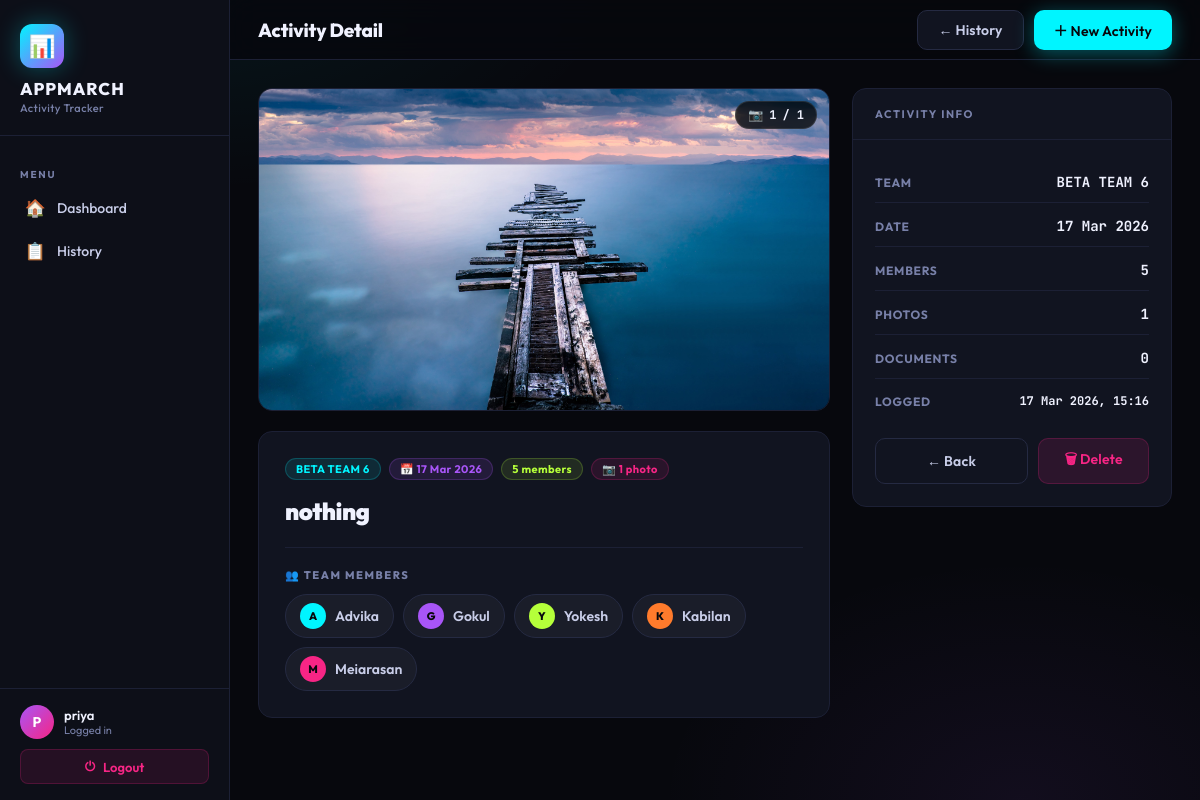
Screenshot of /activity/3/ (signed in) with the database file from the repository.
### app/models.py (models this page shows, shortened)
class ActivityPhoto(models.Model):
    activity = models.ForeignKey(Activity, related_name='photos', on_delete=models.CASCADE)
    image = models.ImageField(upload_to='activities/')
    uploaded_at = models.DateTimeField(auto_now_add=True)
    class Meta:
        ordering = ['uploaded_at']

class Activity(models.Model):
    user = models.ForeignKey(User, on_delete=models.CASCADE, related_name='activities', null=True, blank=True)
    team_name = models.CharField(max_length=100)
    members = models.TextField(help_text="Comma-separated member names")
    description = models.TextField()
    date = models.DateField(default=timezone.now)
    created_at = models.DateTimeField(auto_now_add=True)
    class Meta:
        ordering = ['-date', '-created_at']
        verbose_name_plural = "Activities"
    def get_members_list(self):
        return [m.strip() for m in self.members.split(',') if m.strip()]
    def member_count(self):
        return len(self.get_members_list())

### app/views.py (the view)
# urls.py: path('activity/<int:pk>/', views.activity_detail, name='activity_detail'),
@login_required(login_url='login')
def activity_detail(request, pk):
    activity = get_object_or_404(Activity, user=request.user, pk=pk)
    return render(request, 'app/detail.html', {'activity': activity})

### app/templates/app/detail.html (shortened to what this page needs)
{% extends 'app/base.html' %}
{% block page_title %}Activity Detail{% endblock %}
{% block topbar_actions %}
<a href="{% url 'history' %}" class="btn btn-ghost">← History</a>
<a href="{% url 'add_activity' %}" class="btn btn-cyan">＋ New Activity</a>
{% endblock %}
{% block content %}
{% with photos=activity.photos.all %}
<div class="detail-grid">
  <div>
    <div class="gallery-card au">
      <div class="main-photo-wrap">
        {% if photos %}
          <img src="{{ photos.0.image.url }}" class="main-photo" id="main-photo" alt="Activity photo">
          <div class="photo-badge">📷 <span id="photo-pos">1</span> / {{ photos.count }}</div>
        {% else %}
          <div class="photo-placeholder">
            <span>📸</span>
            <p>No photos for this activity</p>
          </div>
        {% endif %}
      </div>
    </div>
    <div class="info-card au au1">
      <div class="info-meta">
        <span class="badge badge-cyan">{{ activity.team_name }}</span>
        <span class="badge badge-violet">📅 {{ activity.date|date:"d M Y" }}</span>
        <span class="badge badge-lime">{{ activity.member_count }} member{{ activity.member_count|pluralize }}</span>
        {% if photos %}<span class="badge badge-pink">📷 {{ photos.count }} photo{{ photos.count|pluralize }}</span>{% endif %}
      </div>
      <div class="info-title">{{ activity.description }}</div>
      <div class="info-divider"></div>
      <div class="info-section-label">👥 Team Members</div>
      <div class="members-grid">
        {% for member in activity.get_members_list %}
        <div class="mem-chip">
          <div class="mem-av" style="background:{% cycle 'var(--cyan)' 'var(--violet)' 'var(--lime)' 'var(--orange)' 'var(--pink)' 'var(--yellow)' %}">{{ member|first|upper }}</div>
          <div class="mem-name">{{ member }}</div>
        </div>
        {% endfor %}
      </div>
    </div>
  </div>
  <div>
    <div class="card au au2">
      <div class="card-header"><span class="card-title">Activity Info</span></div>
      <div class="card-body">
        <div class="meta-list">
          <div class="meta-row">
            <span class="meta-key">Team</span>
            <span class="meta-val">{{ activity.team_name }}</span>
          </div>
          <div class="meta-row">
            <span class="meta-key">Date</span>
            <span class="meta-val">{{ activity.date|date:"d M Y" }}</span>
          </div>
          <div class="meta-row">
            <span class="meta-key">Members</span>
            <span class="meta-val">{{ activity.member_count }}</span>
          </div>
          <div class="meta-row">
            <span class="meta-key">Photos</span>
            <span class="meta-val">{{ photos.count }}</span>
          </div>
          <div class="meta-row">
            <span class="meta-key">Documents</span>
            <span class="meta-val">{{ activity.documents.count }}</span>
          </div>
          <div class="meta-row">
            <span class="meta-key">Logged</span>
            <span class="meta-val" style="font-size:12px">{{ activity.created_at|date:"d M Y, H:i" }}</span>
          </div>
        </div>
        <div class="action-row">
          <a href="{% url 'history' %}" class="btn btn-ghost" style="flex:1;justify-content:center;">← Back</a>
          <form method="post" action="{% url 'delete_activity' activity.pk %}" onsubmit="return confirm('Delete this activity permanently?')" style="flex:1">
            <button type="submit" class="btn btn-danger" style="width:100%;justify-content:center;">🗑 Delete</button>
          </form>
        </div>
      </div>
    </div>
  </div>
</div>
{% endwith %}
{% endblock %}

### app/templates/app/base.html (shortened to what this page needs)
<!DOCTYPE html>
<html lang="en">
<head>
</head>
<body>
<div class="creatures-bg">
</div>
<aside class="sidebar">
  <div class="brand">
    <div class="brand-logo">📊</div>
    <div class="brand-name">AppMarch</div>
    <div class="brand-sub">Activity Tracker</div>
  </div>
  <nav>
    <div class="nav-section">Menu</div>
    <a href="{% url 'dashboard' %}" class="nav-link {% if request.resolver_match.url_name == 'dashboard' %}active{% endif %}">
      <span class="nav-icon">🏠</span><span>Dashboard</span><span class="nav-dot"></span>
    </a>
    <a href="{% url 'history' %}" class="nav-link {% if request.resolver_match.url_name == 'history' %}active{% endif %}">
      <span class="nav-icon">📋</span><span>History</span><span class="nav-dot"></span>
    </a>
  </nav>
  <div class="sidebar-footer">
    <div class="user-pill">
      <div class="user-avatar">{{ request.user.username|first|upper }}</div>
      <div>
        <div class="user-name">{{ request.user.username }}</div>
        <div class="user-role">Logged in</div>
      </div>
    </div>
    <a href="{% url 'logout' %}" class="logout-btn">
      <span>⏻</span><span>Logout</span>
    </a>
  </div>
</aside>
<div class="main">
  <header class="topbar">
    <span class="topbar-title">{% block page_title %}Dashboard{% endblock %}</span>
    <div style="display:flex;align-items:center;gap:10px;">
      {% block topbar_actions %}{% endblock %}
    </div>
  </header>
  <main class="content">
    {% block content %}{% endblock %}
  </main>
</div>
</body>
</html>

### app/templates/app/detail.html (style rules this page uses)
.detail-grid { display: grid; grid-template-columns: 1fr 320px; gap: 22px; max-width: 1100px; }
.gallery-card { background: var(--card); border: 1px solid var(--border); border-radius: var(--radius); overflow: hidden; margin-bottom: 20px; }
.main-photo-wrap { position: relative; background: #060810; overflow: hidden; }
.main-photo { width: 100%; max-height: 440px; object-fit: contain; display: block; background: #06080f; }
.photo-badge { position: absolute; top: 12px; right: 12px; background: rgba(0,0,0,.75); backdrop-filter: blur(8px); border: 1px solid rgba(255,255,255,.1); color: var(--text); font-size: 12px; font-weight: 700; padding: 5px 12px; border-radius: 99px; display: flex; align-items: center; gap: 6px; font-family: var(--mono); }
.info-card { background: var(--card); border: 1px solid var(--border); border-radius: var(--radius); padding: 26px; margin-bottom: 20px; }
.info-meta { display: flex; flex-wrap: wrap; gap: 8px; margin-bottom: 16px; }
.info-title { font-size: 24px; font-weight: 900; color: var(--text); line-height: 1.3; letter-spacing: -.02em; margin-bottom: 20px; }
.info-divider { height: 1px; background: var(--border); margin: 20px 0; }
.info-section-label { font-size: 11px; font-weight: 800; letter-spacing: .14em; text-transform: uppercase; color: var(--muted); margin-bottom: 12px; display: flex; align-items: center; gap: 8px; }
.members-grid { display: flex; flex-wrap: wrap; gap: 9px; }
.mem-chip { display: flex; align-items: center; gap: 9px; background: rgba(255,255,255,.04); border: 1px solid var(--border2); padding: 8px 14px; border-radius: 99px; transition: all .15s; cursor: default; }
.mem-av { width: 26px; height: 26px; border-radius: 50%; display: flex; align-items: center; justify-content: center; font-size: 11px; font-weight: 800; color: #07080d; flex-shrink: 0; }
.mem-name { font-size: 14px; font-weight: 600; color: var(--text2); }
.meta-list { display: flex; flex-direction: column; gap: 3px; }
.meta-row { display: flex; justify-content: space-between; align-items: center; padding: 11px 0; border-bottom: 1px solid var(--border); }
.meta-row:last-child { border-bottom: none; }
.meta-key { font-size: 12px; font-weight: 700; letter-spacing: .06em; text-transform: uppercase; color: var(--muted); }
.meta-val { font-size: 14px; font-weight: 700; color: var(--text); font-family: var(--mono); }
.action-row { display: flex; gap: 10px; margin-top: 18px; }

### rows the page displays
ActivityPhoto: image (picture)
Activity: team_name "BETA TEAM 6", date "17 Mar 2026", member_count "5", description "nothing", documents.count "0", created_at "17 Mar 2026, 15:16"

### other values shown
{{ request.user.username|first|upper }} "P"
{{ request.user.username }} "priya"
{{ photos.count }} "1"
{{ member|first|upper }} "A" "G" "Y" "K" "M"
{{ member }} "Advika" "Gokul" "Yokesh" "Kabilan" "Meiarasan"
